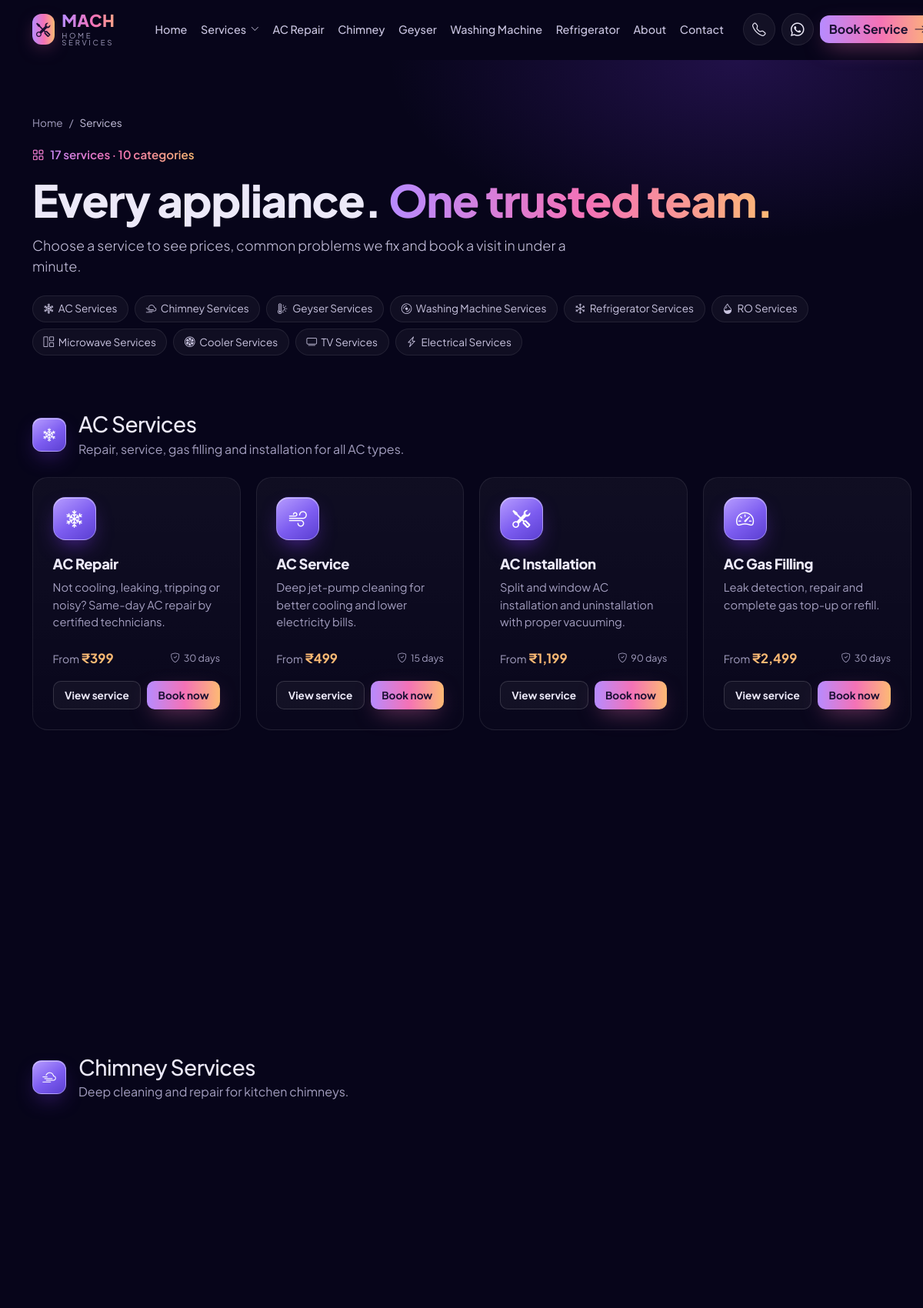
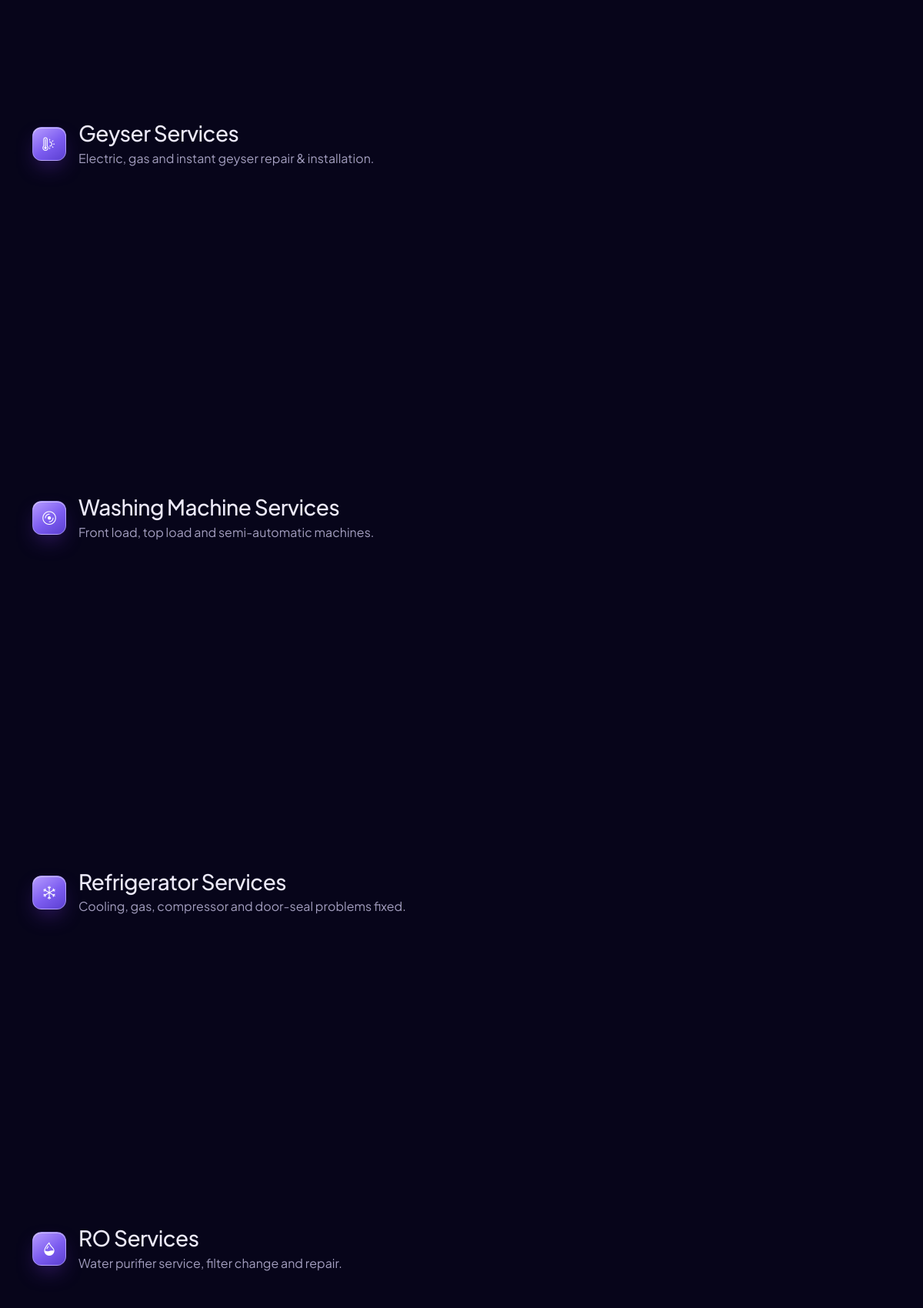
/services.php (upper part), run on the app's committed database (2 pictures, top to bottom).
### tables this page shows
CREATE TABLE IF NOT EXISTS service_categories (
  id                 INT UNSIGNED AUTO_INCREMENT PRIMARY KEY,
  name               VARCHAR(100) NOT NULL,
  slug               VARCHAR(120) NOT NULL,
  icon               VARCHAR(60)  NULL,         
  image              VARCHAR(255) NULL,
  short_description  VARCHAR(300) NULL,
  appliance_types    VARCHAR(500) NULL,         
  sort_order         INT NOT NULL DEFAULT 0,
  is_active          TINYINT(1) NOT NULL DEFAULT 1,
  created_at         DATETIME NOT NULL DEFAULT CURRENT_TIMESTAMP,
  updated_at         DATETIME NOT NULL DEFAULT CURRENT_TIMESTAMP ON UPDATE CURRENT_TIMESTAMP,
  UNIQUE KEY uq_categories_slug (slug),
  KEY idx_categories_active (is_active, sort_order)
);

CREATE TABLE IF NOT EXISTS services (
  id                 INT UNSIGNED AUTO_INCREMENT PRIMARY KEY,
  category_id        INT UNSIGNED NOT NULL,
  name               VARCHAR(120) NOT NULL,
  slug               VARCHAR(140) NOT NULL,
  icon               VARCHAR(60)  NULL,
  short_description  VARCHAR(300) NULL,
  description        MEDIUMTEXT NULL,           
  image              VARCHAR(255) NULL,
  starting_price     DECIMAL(10,2) NULL,
  price_note         VARCHAR(100) NULL,         
  duration           VARCHAR(50) NULL,
  warranty           VARCHAR(50) NULL,
  is_featured        TINYINT(1) NOT NULL DEFAULT 0,
  is_emergency       TINYINT(1) NOT NULL DEFAULT 0,
  sort_order         INT NOT NULL DEFAULT 0,
  status             ENUM('active','inactive') NOT NULL DEFAULT 'active',
  seo_title          VARCHAR(160) NULL,
  seo_description    VARCHAR(320) NULL,
  seo_keywords       VARCHAR(255) NULL,
  created_at         DATETIME NOT NULL DEFAULT CURRENT_TIMESTAMP,
  updated_at         DATETIME NOT NULL DEFAULT CURRENT_TIMESTAMP ON UPDATE CURRENT_TIMESTAMP,
  UNIQUE KEY uq_services_slug (slug),
  KEY idx_services_category (category_id, status, sort_order),
  KEY idx_services_featured (is_featured, status),
  CONSTRAINT fk_services_category FOREIGN KEY (category_id) REFERENCES service_categories(id) ON DELETE RESTRICT
);

### includes/bootstrap.php (called while the page is built, shortened)
<?php
function config(string $key, $default = null)
{
    $value = $GLOBALS['__config'];
    foreach (explode('.', $key) as $part) {
        if (!is_array($value) || !array_key_exists($part, $value)) {
            return $default;
        }
        $value = $value[$part];
    }
    return $value;
}
require ROOT_PATH . '/includes/db.php';
require ROOT_PATH . '/includes/functions.php';
require ROOT_PATH . '/includes/models/content.php';

### includes/functions.php (called while the page is built, shortened)
<?php
function e($value): string
{
    return htmlspecialchars((string) ($value ?? ''), ENT_QUOTES | ENT_SUBSTITUTE, 'UTF-8');
}
function format_inr($amount, bool $decimals = false): string
{
    return '₹' . number_format((float) $amount, $decimals ? 2 : 0);
}
function url(string $path = ''): string
{
    return rtrim(config('app.url'), '/') . '/' . ltrim($path, '/');
}

### includes/db.php (called while the page is built, shortened)
<?php
function db(): PDO
{
    static $pdo = null;
    if ($pdo === null) {
        $c = config('db');
        $dsn = sprintf('mysql:host=%s;port=%d;dbname=%s;charset=%s', $c['host'], $c['port'], $c['name'], $c['charset']);
        $pdo = new PDO($dsn, $c['user'], $c['pass'], [
            PDO::ATTR_ERRMODE            => PDO::ERRMODE_EXCEPTION,
            PDO::ATTR_DEFAULT_FETCH_MODE => PDO::FETCH_ASSOC,
            PDO::ATTR_EMULATE_PREPARES   => false,
        ]);
        $pdo->exec("SET time_zone = '" . date('P') . "'");
    }
    return $pdo;
}
function db_query(string $sql, array $params = []): PDOStatement
{
    $stmt = db()->prepare($sql);
    $stmt->execute($params);
    return $stmt;
}
function db_all(string $sql, array $params = []): array
{
    return db_query($sql, $params)->fetchAll();
}

### includes/models/content.php (called while the page is built, shortened)
<?php
function get_categories(): array
{
    static $cache = null;
    return $cache ??= db_all(
        'SELECT id, name, slug, icon, short_description, appliance_types
         FROM service_categories WHERE is_active = 1 ORDER BY sort_order, name'
    );
}
function get_services(): array
{
    static $cache = null;
    return $cache ??= db_all(
        "SELECT s.id, s.category_id, s.name, s.slug, s.icon, s.short_description, s.starting_price,
                s.price_note, s.duration, s.warranty, s.is_featured, s.is_emergency, s.updated_at,
                c.name AS category_name, c.slug AS category_slug
         FROM services s JOIN service_categories c ON c.id = s.category_id
         WHERE s.status = 'active' AND c.is_active = 1
         ORDER BY c.sort_order, s.sort_order, s.name"
    );
}
function get_categories_with_services(): array
{
    $byCat = [];
    foreach (get_services() as $s) {
        $byCat[$s['category_id']][] = $s;
    }
    $out = [];
    foreach (get_categories() as $c) {
        if (!empty($byCat[$c['id']])) {
            $c['services'] = $byCat[$c['id']];
            $out[] = $c;
        }
    }
    return $out;
}

### services.php (the view, shortened to what this page needs)
<?php
require __DIR__ . '/includes/bootstrap.php';
$groups = get_categories_with_services();
require __DIR__ . '/includes/header.php';
?>
<section class="page-hero">
  <div class="container-xl">
    <nav aria-label="breadcrumb"><ol class="breadcrumb"><li class="breadcrumb-item"><a href="<?= e(url()) ?>">Home</a></li><li class="breadcrumb-item active" aria-current="page">Services</li></ol></nav>
    <p class="eyebrow"><i class="bi bi-grid"></i> <?= count(get_services()) ?> services · <?= count($groups) ?> categories</p>
    <h1>Every appliance. <span class="text-grad">One trusted team.</span></h1>
    <p class="lead">Choose a service to see prices, common problems we fix and book a visit in under a minute.</p>
    <div class="hero-chips mt-4 mb-0">
      <?php foreach ($groups as $g): ?><a class="chip" href="#<?= e($g['slug']) ?>"><i class="bi <?= e($g['icon']) ?>"></i> <?= e($g['name']) ?></a><?php endforeach; ?>
    </div>
  </div>
</section>
<?php foreach ($groups as $g): ?>
<section class="section pt-4 pb-5" id="<?= e($g['slug']) ?>">
  <div class="container-xl">
    <div class="d-flex align-items-center gap-3 mb-4">
      <span class="icon-tile icon-tile-sm"><i class="bi <?= e($g['icon']) ?>"></i></span>
      <div>
        <h2 class="h3 mb-1"><?= e($g['name']) ?></h2>
        <p class="text-muted-2 mb-0"><?= e($g['short_description']) ?></p>
      </div>
    </div>
    <div class="svc-grid">
      <?php foreach ($g['services'] as $svc) { require __DIR__ . '/includes/partials/service-card.php'; } ?>
    </div>
  </div>
</section>
<?php endforeach; ?>
<?php require __DIR__ . '/includes/footer.php'; ?>

### includes/partials/service-card.php (shortened to what this page needs)
<?php
$icon = $cardIcon ?? ($svc['icon'] ?: 'bi-tools');
$desc = $cardDesc ?? $svc['short_description'];
$price = $svc['min_price'] ?? $svc['starting_price'];
?>
<article class="svc-card reveal">
  <span class="icon-tile"><i class="bi <?= e($icon) ?>"></i></span>
  <h3 class="svc-title"><a href="<?= e(url('services/' . $svc['slug'])) ?>"><?= e($svc['name']) ?></a></h3>
  <p class="svc-desc"><?= e($desc) ?></p>
  <div class="svc-meta">
    <?php if ($price !== null && $price < PHP_INT_MAX): ?><span class="price">From <strong><?= e(format_inr($price)) ?></strong></span><?php endif; ?>
    <?php if (!empty($svc['warranty'])): ?><span class="chip-sm"><i class="bi bi-shield-check"></i> <?= e($svc['warranty']) ?></span><?php endif; ?>
  </div>
  <div class="svc-actions">
    <a class="btn btn-ghost btn-sm" href="<?= e(url('services/' . $svc['slug'])) ?>">View service</a>
    <a class="btn btn-grad btn-sm" href="<?= e(url('book-service?service=' . $svc['slug'])) ?>">Book now</a>
  </div>
</article>

### data on the page
service_categories: name "AC Services", short_description "Repair, service, gas filling and installation for all AC types."
service_categories: name "Chimney Services", short_description "Deep cleaning and repair for kitchen chimneys."
service_categories: name "Geyser Services", short_description "Electric, gas and instant geyser repair & installation."
service_categories: name "Washing Machine Services", short_description "Front load, top load and semi-automatic machines."
service_categories: name "Refrigerator Services", short_description "Cooling, gas, compressor and door-seal problems fixed."
service_categories: name "RO Services", short_description "Water purifier service, filter change and repair."
service_categories: name "Microwave Services"
service_categories: name "Cooler Services"
service_categories: name "TV Services"
service_categories: name "Electrical Services"
services: name "AC Repair", short_description "Not cooling, leaking, tripping or noisy? Same-day AC repair by certified technicians.", starting_price "₹399", warranty "30 days"
services: name "AC Service", short_description "Deep jet-pump cleaning for better cooling and lower electricity bills.", starting_price "₹499", warranty "15 days"
services: name "AC Installation", short_description "Split and window AC installation and uninstallation with proper vacuuming.", starting_price "₹1,199", warranty "90 days"
services: name "AC Gas Filling", short_description "Leak detection, repair and complete gas top-up or refill.", starting_price "₹2,499", warranty "30 days"

### other printed values
setting('business_tagline', 'Home Services') "HOME SERVICES"
$label "AC Repair"
$label "Chimney"
$label "Geyser"
$label "Washing Machine"
$label "Refrigerator"
